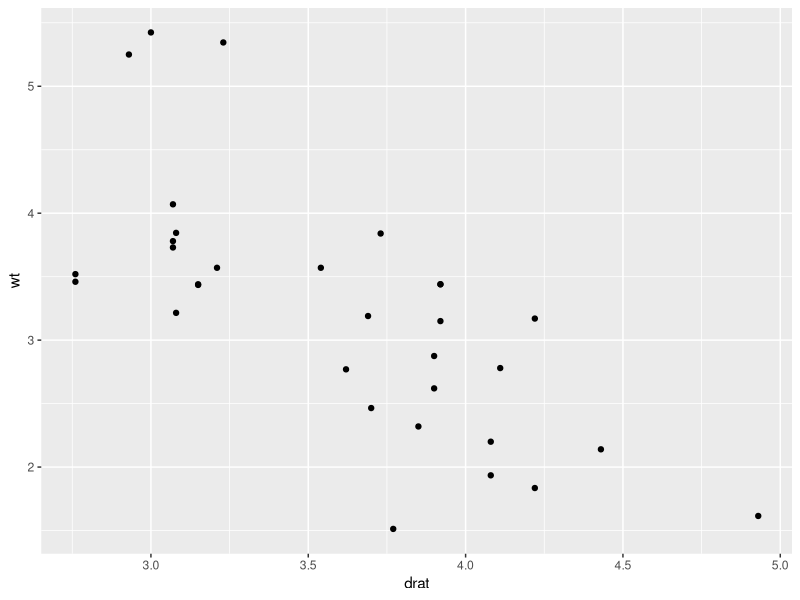

Generate this figure with R:
## ---- chunk 1
#| fig-width: 8
#| fig-height: 4
#| fig-cap: "This is Figure 1, which I made using ggplot2. To fully appreciate it, I have displayed this image in landscape mode using the `\\blandscape` and `\\elandscape` commands, from the `lscape` LaTeX package`. This feature only works for PDF format."
library(ggplot2)

ggplot(mtcars, aes(drat, wt)) +
    geom_point()
